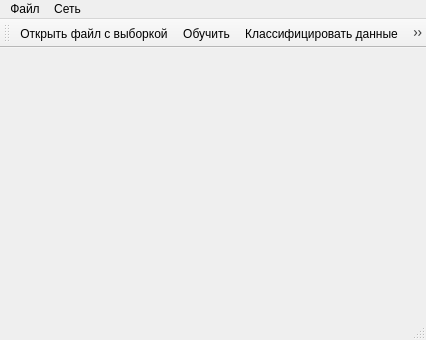
<?xml version="1.0" encoding="UTF-8"?>
<ui version="4.0">
 <class>Classificator</class>
 <widget class="QMainWindow" name="Classificator">
  <property name="geometry">
   <rect>
    <x>0</x>
    <y>0</y>
    <width>426</width>
    <height>340</height>
   </rect>
  </property>
  <property name="windowTitle">
   <string>Classificator</string>
  </property>
  <widget class="QWidget" name="_central_widget">
   <layout class="QGridLayout" name="gridLayout">
    <item row="0" column="0">
     <widget class="QCustomPlot" name="_graph" native="true"/>
    </item>
   </layout>
  </widget>
  <widget class="QMenuBar" name="_menu_bar">
   <property name="geometry">
    <rect>
     <x>0</x>
     <y>0</y>
     <width>426</width>
     <height>19</height>
    </rect>
   </property>
   <widget class="QMenu" name="_file_menu">
    <property name="title">
     <string>Файл</string>
    </property>
    <addaction name="_action_open_sample"/>
    <addaction name="separator"/>
    <addaction name="_action_exit"/>
   </widget>
   <widget class="QMenu" name="_network_menu">
    <property name="title">
     <string>Сеть</string>
    </property>
    <addaction name="_action_teach"/>
    <addaction name="_action_classificate"/>
    <addaction name="_action_add_point"/>
   </widget>
   <addaction name="_file_menu"/>
   <addaction name="_network_menu"/>
  </widget>
  <widget class="QToolBar" name="_tool_bar">
   <attribute name="toolBarArea">
    <enum>TopToolBarArea</enum>
   </attribute>
   <attribute name="toolBarBreak">
    <bool>false</bool>
   </attribute>
   <addaction name="_action_open_sample"/>
   <addaction name="_action_teach"/>
   <addaction name="_action_classificate"/>
   <addaction name="_action_add_point"/>
  </widget>
  <widget class="QStatusBar" name="_status_bar"/>
  <action name="_action_open_sample">
   <property name="icon">
    <iconset resource="res/resource.qrc">
     <normaloff>:/open.png</normaloff>:/open.png</iconset>
   </property>
   <property name="text">
    <string>Открыть файл с выборкой</string>
   </property>
  </action>
  <action name="_action_exit">
   <property name="icon">
    <iconset resource="res/resource.qrc">
     <normaloff>:/exit.png</normaloff>:/exit.png</iconset>
   </property>
   <property name="text">
    <string>Выход</string>
   </property>
  </action>
  <action name="_action_teach">
   <property name="icon">
    <iconset resource="res/resource.qrc">
     <normaloff>:/teach.png</normaloff>:/teach.png</iconset>
   </property>
   <property name="text">
    <string>Обучить</string>
   </property>
  </action>
  <action name="_action_classificate">
   <property name="icon">
    <iconset resource="res/resource.qrc">
     <normaloff>:/classificate.png</normaloff>:/classificate.png</iconset>
   </property>
   <property name="text">
    <string>Классифицировать данные</string>
   </property>
  </action>
  <action name="_action_add_point">
   <property name="icon">
    <iconset resource="res/resource.qrc">
     <normaloff>:/point.png</normaloff>:/point.png</iconset>
   </property>
   <property name="text">
    <string>Добавить точку</string>
   </property>
  </action>
 </widget>
 <layoutdefault spacing="6" margin="11"/>
 <customwidgets>
  <customwidget>
   <class>QCustomPlot</class>
   <extends>QWidget</extends>
   <header>qcustomplot.h</header>
   <container>1</container>
  </customwidget>
 </customwidgets>
 <resources>
  <include location="res/resource.qrc"/>
 </resources>
 <connections>
  <connection>
   <sender>_action_exit</sender>
   <signal>triggered()</signal>
   <receiver>Classificator</receiver>
   <slot>close()</slot>
   <hints>
    <hint type="sourcelabel">
     <x>-1</x>
     <y>-1</y>
    </hint>
    <hint type="destinationlabel">
     <x>259</x>
     <y>192</y>
    </hint>
   </hints>
  </connection>
 </connections>
</ui>
